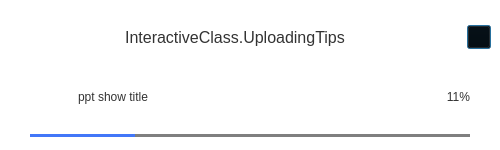
<?xml version="1.0" encoding="UTF-8"?>
<ui version="4.0">
 <class>PptUploadProgress</class>
 <widget class="QDialog" name="PptUploadProgress">
  <property name="geometry">
   <rect>
    <x>0</x>
    <y>0</y>
    <width>500</width>
    <height>150</height>
   </rect>
  </property>
  <property name="windowTitle">
   <string>Dialog</string>
  </property>
  <property name="styleSheet">
   <string notr="true">QDialog#PptUploadProgress {
background:transparent;
}

QFrame#frame {
background:white;
border-radius:4px;
}

QLabel#titleLabel {
font-family:&quot;微软雅黑&quot;;
font-size:16px;
color:#333333;
}

QLabel#fileNameLabel, QLabel#progressLabel{
font-family:&quot;微软雅黑&quot;;
font-size:12px;
color:#333333;
}

QProgressBar {
border: none;
background: rgb(127, 127, 127);
}
QProgressBar::chunk {
background-color: rgb(66, 119, 248);
}

QPushButton#closeBtn {
background-image: url(:/res/images/close_normal.png);
background-repeat: no-repeat;
background-color: transparent;
background-position:center;
}
QPushButton#closeBtn:hover {
background-image: url(:/res/images/close_hover.png);
background-repeat: no-repeat;
background-color: transparent;
background-position:center;
}</string>
  </property>
  <layout class="QVBoxLayout" name="verticalLayout">
   <property name="spacing">
    <number>0</number>
   </property>
   <property name="leftMargin">
    <number>0</number>
   </property>
   <property name="topMargin">
    <number>0</number>
   </property>
   <property name="rightMargin">
    <number>0</number>
   </property>
   <property name="bottomMargin">
    <number>0</number>
   </property>
   <item>
    <widget class="QFrame" name="frame">
     <property name="frameShape">
      <enum>QFrame::StyledPanel</enum>
     </property>
     <property name="frameShadow">
      <enum>QFrame::Raised</enum>
     </property>
     <layout class="QVBoxLayout" name="verticalLayout_2">
      <property name="spacing">
       <number>0</number>
      </property>
      <property name="leftMargin">
       <number>0</number>
      </property>
      <property name="topMargin">
       <number>0</number>
      </property>
      <property name="rightMargin">
       <number>0</number>
      </property>
      <property name="bottomMargin">
       <number>0</number>
      </property>
      <item>
       <widget class="QWidget" name="titleWidget" native="true">
        <layout class="QHBoxLayout" name="horizontalLayout">
         <item>
          <widget class="QLabel" name="titleLabel">
           <property name="text">
            <string>InteractiveClass.UploadingTips</string>
           </property>
           <property name="alignment">
            <set>Qt::AlignCenter</set>
           </property>
          </widget>
         </item>
         <item>
          <widget class="QPushButton" name="closeBtn">
           <property name="sizePolicy">
            <sizepolicy hsizetype="Fixed" vsizetype="Fixed">
             <horstretch>0</horstretch>
             <verstretch>0</verstretch>
            </sizepolicy>
           </property>
           <property name="minimumSize">
            <size>
             <width>24</width>
             <height>24</height>
            </size>
           </property>
           <property name="maximumSize">
            <size>
             <width>24</width>
             <height>24</height>
            </size>
           </property>
           <property name="text">
            <string/>
           </property>
          </widget>
         </item>
        </layout>
       </widget>
      </item>
      <item>
       <widget class="QWidget" name="contentWidget" native="true">
        <layout class="QVBoxLayout" name="verticalLayout_3">
         <property name="spacing">
          <number>15</number>
         </property>
         <property name="leftMargin">
          <number>30</number>
         </property>
         <property name="topMargin">
          <number>0</number>
         </property>
         <property name="rightMargin">
          <number>30</number>
         </property>
         <property name="bottomMargin">
          <number>9</number>
         </property>
         <item>
          <widget class="QWidget" name="widget" native="true">
           <property name="minimumSize">
            <size>
             <width>0</width>
             <height>40</height>
            </size>
           </property>
           <property name="maximumSize">
            <size>
             <width>16777215</width>
             <height>40</height>
            </size>
           </property>
           <layout class="QHBoxLayout" name="horizontalLayout_2">
            <property name="spacing">
             <number>0</number>
            </property>
            <property name="leftMargin">
             <number>0</number>
            </property>
            <property name="topMargin">
             <number>0</number>
            </property>
            <property name="rightMargin">
             <number>0</number>
            </property>
            <property name="bottomMargin">
             <number>0</number>
            </property>
            <item>
             <widget class="QLabel" name="fileIcon">
              <property name="minimumSize">
               <size>
                <width>36</width>
                <height>36</height>
               </size>
              </property>
              <property name="maximumSize">
               <size>
                <width>36</width>
                <height>36</height>
               </size>
              </property>
              <property name="text">
               <string/>
              </property>
             </widget>
            </item>
            <item>
             <spacer name="horizontalSpacer_2">
              <property name="orientation">
               <enum>Qt::Horizontal</enum>
              </property>
              <property name="sizeType">
               <enum>QSizePolicy::Fixed</enum>
              </property>
              <property name="sizeHint" stdset="0">
               <size>
                <width>12</width>
                <height>20</height>
               </size>
              </property>
             </spacer>
            </item>
            <item>
             <widget class="QLabel" name="fileNameLabel">
              <property name="text">
               <string>ppt show title</string>
              </property>
             </widget>
            </item>
            <item>
             <spacer name="horizontalSpacer">
              <property name="orientation">
               <enum>Qt::Horizontal</enum>
              </property>
              <property name="sizeHint" stdset="0">
               <size>
                <width>40</width>
                <height>20</height>
               </size>
              </property>
             </spacer>
            </item>
            <item>
             <widget class="QLabel" name="progressLabel">
              <property name="minimumSize">
               <size>
                <width>60</width>
                <height>0</height>
               </size>
              </property>
              <property name="maximumSize">
               <size>
                <width>60</width>
                <height>16777215</height>
               </size>
              </property>
              <property name="text">
               <string>11%</string>
              </property>
              <property name="alignment">
               <set>Qt::AlignRight|Qt::AlignTrailing|Qt::AlignVCenter</set>
              </property>
             </widget>
            </item>
           </layout>
          </widget>
         </item>
         <item>
          <widget class="QProgressBar" name="progressBar">
           <property name="minimumSize">
            <size>
             <width>0</width>
             <height>3</height>
            </size>
           </property>
           <property name="maximumSize">
            <size>
             <width>16777215</width>
             <height>3</height>
            </size>
           </property>
           <property name="value">
            <number>24</number>
           </property>
           <property name="textVisible">
            <bool>false</bool>
           </property>
          </widget>
         </item>
        </layout>
       </widget>
      </item>
     </layout>
    </widget>
   </item>
  </layout>
 </widget>
 <resources>
  <include location="demo.qrc"/>
 </resources>
 <connections/>
</ui>
